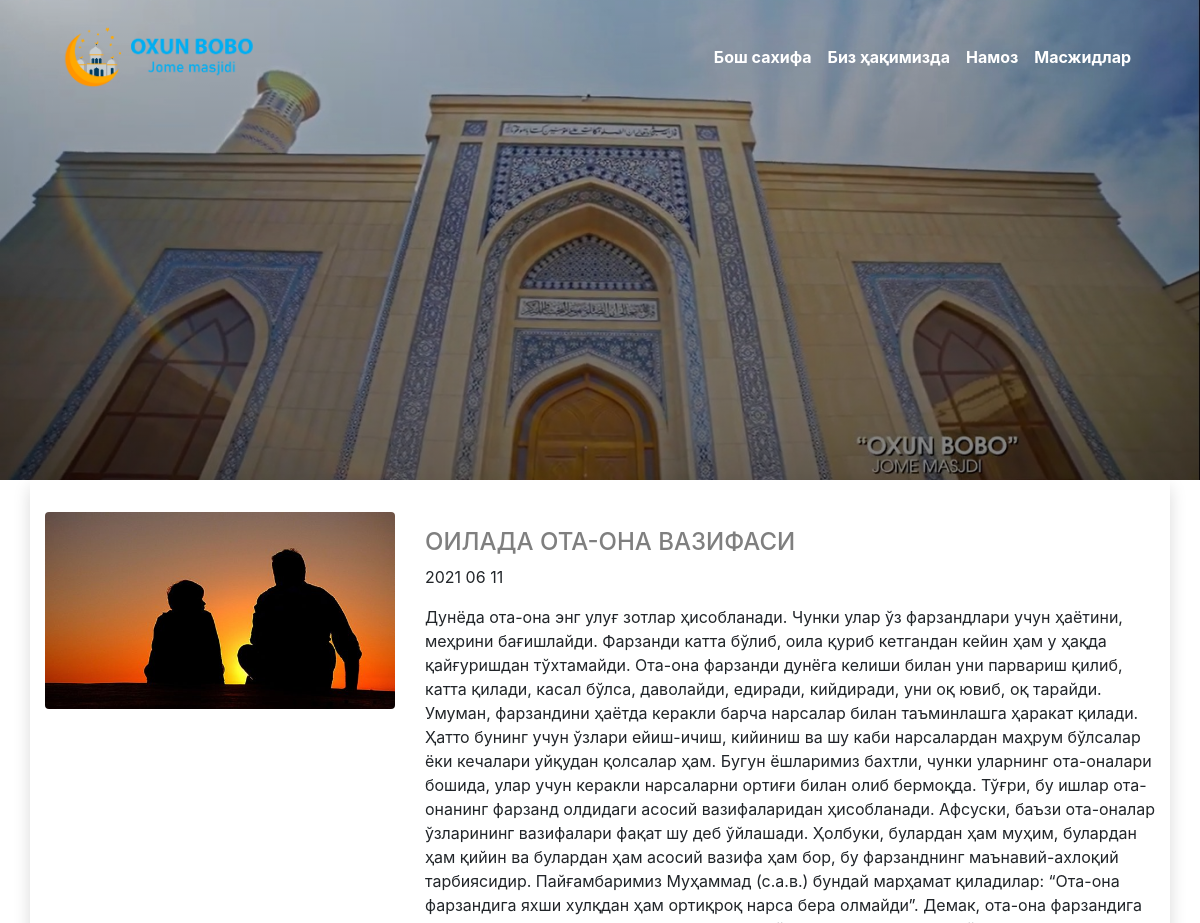
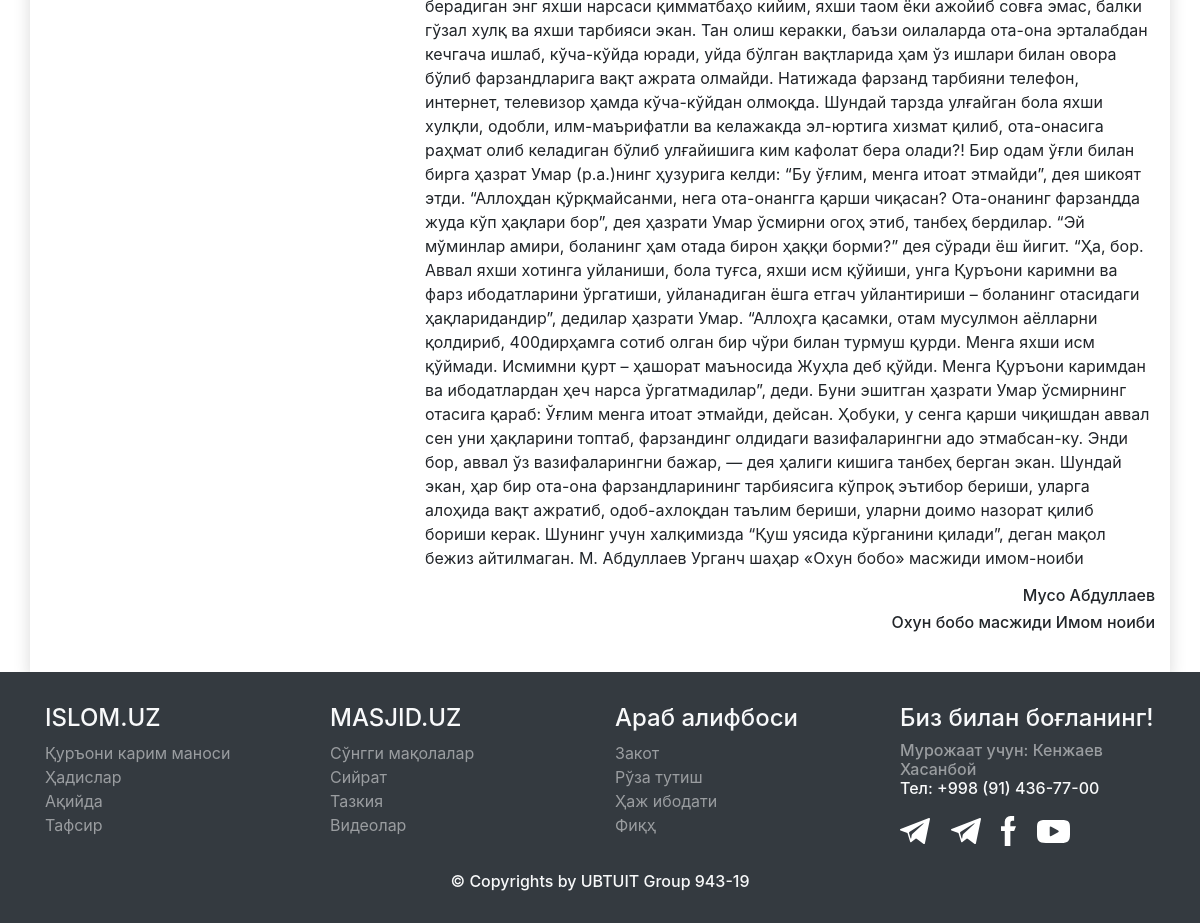
The app's page /pages/article.php?id=17 with its own data (2 pictures, top to bottom).
### tables this page shows
CREATE TABLE `article` (
  `id` int(11) NOT NULL,
  `title` varchar(255) NOT NULL,
  `text` text NOT NULL,
  `author` varchar(255) NOT NULL,
  `position` text NOT NULL,
  `create_at` date NOT NULL
);

### pages/article.php (the view, shortened to what this page needs)
<?php
    if(isset($_GET["id"])){
        include "../inc/header.php";
        include "../admin/inc/connect.php";
        $result = mysqli_query($link, "SELECT * FROM article WHERE id={$_GET['id']}");
        $res = $result->fetch_assoc();
        include "../parts/_banner_image.php";
?>
<div class="container">
    <div class="row shadow">
        <div class="my-3 mx-auto py-3 col-11 col-sm-10 col-md-6 col-lg-4 col-xl-4">
            <img src="../assets/img/article/<?=$res['id']?>.jpg" class="img-fluid rounded">
        </div>
        <div class="my-3 mx-auto py-3 col-11 col-sm-10 col-md-6 col-lg-8 col-xl-8">
            <h4 class="text-black-50 pt-3"><?=$res['title']?></h4>
            <p><?=date_format(date_create($res['create_at']), 'Y m d')?></p>
            <p><?=$res['text']?></p>
            <h6 class="text-right"><?=$res['author']?></h6>
            <h6 class="text-right"><?=$res['position']?></h6>
        </div>
    </div>
</div>
<?php
    include "../inc/footer.php";
}else{
    echo "Hurmatli foydalanuvchi web saytimmizda xatolik vujudga keldi iltimos orqaga qayting!!! <a href=\"../\">Bosh sahifa</a>";
}
?>

### assets/css/style.css (style rules this page uses)
* { margin: 0; padding: 0; position: relative; box-sizing: border-box; -webkit-box-sizing: border-box; -moz-box-sizing: border-box; }

### records on screen
article: title "ОИЛАДА ОТА-ОНА ВАЗИФАСИ", create_at "2021 06 11", text "Дунёда ота-она энг улуғ зотлар ҳисобланади. Чунки улар ўз фарзандлари учун ҳаётини, меҳрини бағишлайди. Фарзанди катта бўлиб, оила қуриб кетгандан кейин ҳам у ҳақда қайғуришдан тўхтамайди. Ота-она фарзанди дунёга келиши билан уни парвариш қилиб, катта қилади, касал бўлса, даволайди, едиради, кийдиради, уни оқ ювиб, оқ тарайди. Умуман, фарзандини ҳаётда керакли барча нарсалар билан таъминлашга ҳаракат қилади. Ҳатто бунинг учун ўзлари ейиш-ичиш, кийиниш ва шу каби нарсалардан маҳрум бўлсалар ёки кечалари уйқудан қолсалар ҳам. Бугун ёшларимиз бахтли, чунки уларнинг ота-оналари бошида, улар учун керакли нарсаларни ортиғи билан олиб бермоқда. Тўғри, бу ишлар ота-онанинг фарзанд олдидаги асосий…", author "Мусо Абдуллаев", position "Охун бобо масжиди Имом ноиби"
